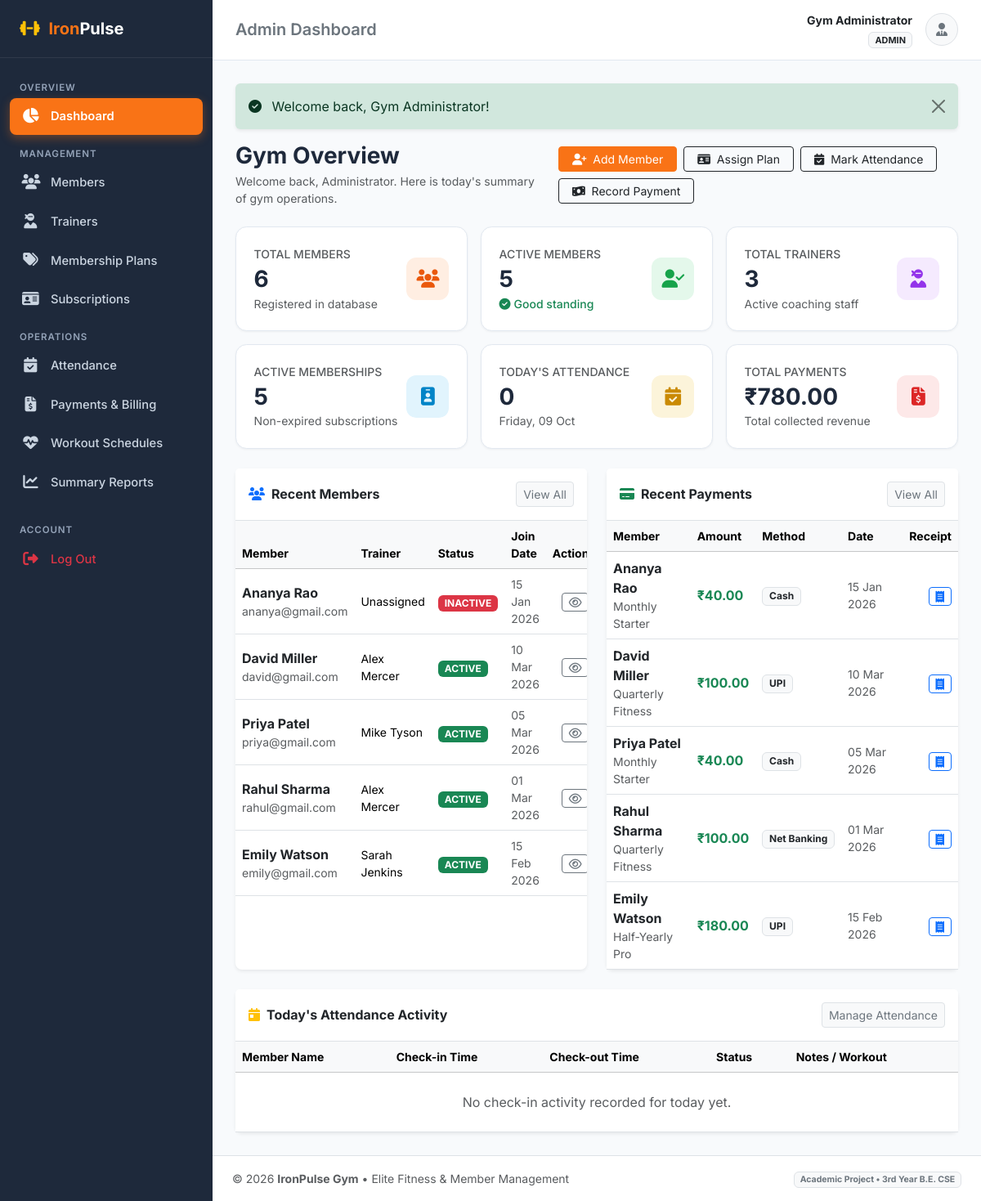
Page /admin/dashboard.php (signed in) on the committed database.
### tables this page shows
CREATE TABLE `members` (
    `id` INT AUTO_INCREMENT PRIMARY KEY,
    `user_id` INT NOT NULL UNIQUE,
    `gender` ENUM('Male', 'Female', 'Other') NOT NULL DEFAULT 'Male',
    `dob` DATE DEFAULT NULL,
    `address` TEXT DEFAULT NULL,
    `emergency_contact` VARCHAR(30) DEFAULT NULL,
    `trainer_id` INT DEFAULT NULL,
    `join_date` DATE NOT NULL,
    `status` ENUM('active', 'inactive') NOT NULL DEFAULT 'active',
    `created_at` TIMESTAMP DEFAULT CURRENT_TIMESTAMP,
    CONSTRAINT `fk_members_user` FOREIGN KEY (`user_id`) 
        REFERENCES `users` (`id`) ON DELETE CASCADE ON UPDATE CASCADE,
    CONSTRAINT `fk_members_trainer` FOREIGN KEY (`trainer_id`) 
        REFERENCES `trainers` (`id`) ON DELETE SET NULL ON UPDATE CASCADE
);

CREATE TABLE `users` (
    `id` INT AUTO_INCREMENT PRIMARY KEY,
    `name` VARCHAR(100) NOT NULL,
    `email` VARCHAR(120) NOT NULL UNIQUE,
    `password` VARCHAR(255) NOT NULL,
    `role` ENUM('admin', 'trainer', 'member') NOT NULL DEFAULT 'member',
    `phone` VARCHAR(20) DEFAULT NULL,
    `status` ENUM('active', 'inactive') NOT NULL DEFAULT 'active',
    `created_at` TIMESTAMP DEFAULT CURRENT_TIMESTAMP,
    `updated_at` TIMESTAMP DEFAULT CURRENT_TIMESTAMP ON UPDATE CURRENT_TIMESTAMP
);

CREATE TABLE `payments` (
    `id` INT AUTO_INCREMENT PRIMARY KEY,
    `member_id` INT NOT NULL,
    `membership_id` INT DEFAULT NULL,
    `amount` DECIMAL(10,2) NOT NULL,
    `payment_date` DATE NOT NULL,
    `payment_method` ENUM('Cash', 'Card', 'UPI', 'Net Banking') NOT NULL DEFAULT 'Cash',
    `payment_status` ENUM('Paid', 'Pending', 'Failed') NOT NULL DEFAULT 'Paid',
    `transaction_id` VARCHAR(100) DEFAULT NULL,
    `notes` TEXT DEFAULT NULL,
    `created_at` TIMESTAMP DEFAULT CURRENT_TIMESTAMP,
    CONSTRAINT `fk_payments_member` FOREIGN KEY (`member_id`) 
        REFERENCES `members` (`id`) ON DELETE CASCADE ON UPDATE CASCADE,
    CONSTRAINT `fk_payments_membership` FOREIGN KEY (`membership_id`) 
        REFERENCES `memberships` (`id`) ON DELETE SET NULL ON UPDATE CASCADE
);

CREATE TABLE `membership_plans` (
    `id` INT AUTO_INCREMENT PRIMARY KEY,
    `plan_name` VARCHAR(100) NOT NULL,
    `duration_days` INT NOT NULL COMMENT 'Duration in number of days',
    `price` DECIMAL(10,2) NOT NULL,
    `description` TEXT DEFAULT NULL,
    `status` ENUM('active', 'inactive') NOT NULL DEFAULT 'active',
    `created_at` TIMESTAMP DEFAULT CURRENT_TIMESTAMP
);

### admin/dashboard.php (the view, shortened to what the rows shown need)
<?php
require_once __DIR__ . '/../includes/functions.php';
$pdo = get_db_connection();
$recentMembersStmt = $pdo->query("
    SELECT m.id AS member_id, u.name, u.email, u.phone, m.join_date, m.status,
           tu.name AS trainer_name
    FROM members m
    JOIN users u ON m.user_id = u.id
    LEFT JOIN trainers t ON m.trainer_id = t.id
    LEFT JOIN users tu ON t.user_id = tu.id
    ORDER BY m.id DESC
    LIMIT 5
");
$recentMembers = $recentMembersStmt->fetchAll();
$recentPaymentsStmt = $pdo->query("
    SELECT p.*, u.name AS member_name, mp.plan_name
    FROM payments p
    JOIN members m ON p.member_id = m.id
    JOIN users u ON m.user_id = u.id
    LEFT JOIN memberships ms ON p.membership_id = ms.id
    LEFT JOIN membership_plans mp ON ms.plan_id = mp.id
    ORDER BY p.id DESC
    LIMIT 5
");
$recentPayments = $recentPaymentsStmt->fetchAll();
include __DIR__ . '/../includes/header.php';
?>
<div class="row g-4">
    <div class="col-lg-6">
        <div class="card border-0 shadow-sm rounded-3 h-100">
            <div class="card-body p-0">
                <div class="table-responsive">
                    <table class="table table-hover align-middle mb-0">
                        <thead class="table-light small">
                            <tr>
                                <th>Member</th>
                                <th>Trainer</th>
                                <th>Status</th>
                                <th>Join Date</th>
                                <th class="text-end">Action</th>
                            </tr>
                        </thead>
                        <tbody>
                            <?php if (!empty($recentMembers)): ?>
                                <?php foreach ($recentMembers as $rm): ?>
                                    <tr>
                                        <td>
                                            <div class="fw-bold text-dark"><?= htmlspecialchars($rm['name']) ?></div>
                                            <div class="text-muted small"><?= htmlspecialchars($rm['email']) ?></div>
                                        </td>
                                        <td class="small">
                                            <?= htmlspecialchars($rm['trainer_name'] ?? 'Unassigned') ?>
                                        </td>
                                        <td><?= get_status_badge($rm['status']) ?></td>
                                        <td class="small text-muted"><?= format_date($rm['join_date']) ?></td>
                                        <td class="text-end">
                                            <a href="<?= BASE_URL ?>/admin/member_view.php?id=<?= $rm['member_id'] ?>" class="btn btn-sm btn-outline-secondary py-0 px-2" title="View Profile">
                                                <i class="fa-regular fa-eye"></i>
                                            </a>
                                        </td>
                                    </tr>
                                <?php endforeach; ?>
                            <?php else: ?>
                                <tr>
                                    <td colspan="5" class="text-center py-4 text-muted">No members recorded yet.</td>
                                </tr>
                            <?php endif; ?>
                        </tbody>
                    </table>
                </div>
            </div>
        </div>
    </div>
    <div class="col-lg-6">
        <div class="card border-0 shadow-sm rounded-3 h-100">
            <div class="card-body p-0">
                <div class="table-responsive">
                    <table class="table table-hover align-middle mb-0">
                        <thead class="table-light small">
                            <tr>
                                <th>Member</th>
                                <th>Amount</th>
                                <th>Method</th>
                                <th>Date</th>
                                <th class="text-end">Receipt</th>
                            </tr>
                        </thead>
                        <tbody>
                            <?php if (!empty($recentPayments)): ?>
                                <?php foreach ($recentPayments as $rp): ?>
                                    <tr>
                                        <td>
                                            <div class="fw-bold text-dark"><?= htmlspecialchars($rp['member_name']) ?></div>
                                            <div class="text-muted small"><?= htmlspecialchars($rp['plan_name'] ?? 'Gym Fee') ?></div>
                                        </td>
                                        <td class="fw-bold text-success">
                                            <?= format_currency($rp['amount']) ?>
                                        </td>
                                        <td>
                                            <span class="badge bg-light text-dark border"><?= htmlspecialchars($rp['payment_method']) ?></span>
                                        </td>
                                        <td class="small text-muted"><?= format_date($rp['payment_date']) ?></td>
                                        <td class="text-end">
                                            <a href="<?= BASE_URL ?>/admin/payment_receipt.php?id=<?= $rp['id'] ?>" target="_blank" class="btn btn-sm btn-outline-primary py-0 px-2" title="Print Receipt">
                                                <i class="fa-solid fa-receipt"></i>
                                            </a>
                                        </td>
                                    </tr>
                                <?php endforeach; ?>
                            <?php else: ?>
                                <tr>
                                    <td colspan="5" class="text-center py-4 text-muted">No payments recorded yet.</td>
                                </tr>
                            <?php endif; ?>
                        </tbody>
                    </table>
                </div>
            </div>
        </div>
    </div>
    <div class="col-12">
        <div class="card border-0 shadow-sm rounded-3">
            <div class="card-body p-0">
                <div class="table-responsive">
                    <table class="table table-hover align-middle mb-0">
                        <thead class="table-light small">
                            <tr>
                                <th>Member Name</th>
                                <th>Check-in Time</th>
                                <th>Check-out Time</th>
                                <th>Status</th>
                                <th>Notes / Workout</th>
                            </tr>
                        </thead>
                    </table>
                </div>
            </div>
        </div>
    </div>
</div>
<?php include __DIR__ . '/../includes/footer.php'; ?>

### includes/functions.php (shortened to what the rows shown need)
<?php
function format_date($dateStr, $format = 'd M Y') {
    $timestamp = strtotime($dateStr);
    return $timestamp ? date($format, $timestamp) : 'N/A';
}
function format_currency($amount) {
  return '₹' . number_format($amount, 2);;
}
function get_status_badge($status) {
    $statusLower = strtolower(trim((string)$status));
    $badgeClass = 'bg-secondary';
    switch ($statusLower) {
        case 'active':
        case 'paid':
        case 'present':
            $badgeClass = 'bg-success';
            break;
        case 'expired':
        case 'inactive':
        case 'failed':
        case 'absent':
        case 'cancelled':
            $badgeClass = 'bg-danger';
            break;
    }
    return '<span class="badge ' . $badgeClass . ' text-uppercase px-2 py-1">' . htmlspecialchars(ucfirst($status)) . '</span>';
}

### rows in the picture
members: user.name "Ananya Rao", user.email "ananya@gmail.com", trainer_name "Unassigned", status "INACTIVE", join_date "15 Jan 2026"
members: user.name "David Miller", user.email "david@gmail.com", users.name "Alex Mercer", status "ACTIVE", join_date "10 Mar 2026"
members: user.name "Priya Patel", user.email "priya@gmail.com", users.name "Mike Tyson", status "ACTIVE", join_date "05 Mar 2026"
members: user.name "Rahul Sharma", user.email "rahul@gmail.com", users.name "Alex Mercer", status "ACTIVE", join_date "01 Mar 2026"
members: user.name "Emily Watson", user.email "emily@gmail.com", users.name "Sarah Jenkins", status "ACTIVE", join_date "15 Feb 2026"
payments: users.name "Ananya Rao", membership_plans.plan_name "Monthly Starter", amount "₹40.00", payment_method "Cash", payment_date "15 Jan 2026"
payments: users.name "David Miller", membership_plans.plan_name "Quarterly Fitness", amount "₹100.00", payment_method "UPI", payment_date "10 Mar 2026"
payments: users.name "Priya Patel", membership_plans.plan_name "Monthly Starter", amount "₹40.00", payment_method "Cash", payment_date "05 Mar 2026"
payments: users.name "Rahul Sharma", membership_plans.plan_name "Quarterly Fitness", amount "₹100.00", payment_method "Net Banking", payment_date "01 Mar 2026"
payments: users.name "Emily Watson", membership_plans.plan_name "Half-Yearly Pro", amount "₹180.00", payment_method "UPI", payment_date "15 Feb 2026"

### other values in the picture
$pageTitle "Admin Dashboard"
$currentUser['name'] "Gym Administrator"
$currentUser['role'] "ADMIN"
$flash['text'] "Welcome back, Gym Administrator!"
$stats['total_members'] "6"
$stats['active_members'] "5"
$stats['total_trainers'] "3"
$stats['active_memberships'] "5"
$stats['today_attendance'] "0"
format_currency($stats['total_payments']) "₹780.00"
APP_NAME "IronPulse Gym"
APP_TAGLINE "Elite Fitness & Member Management"
